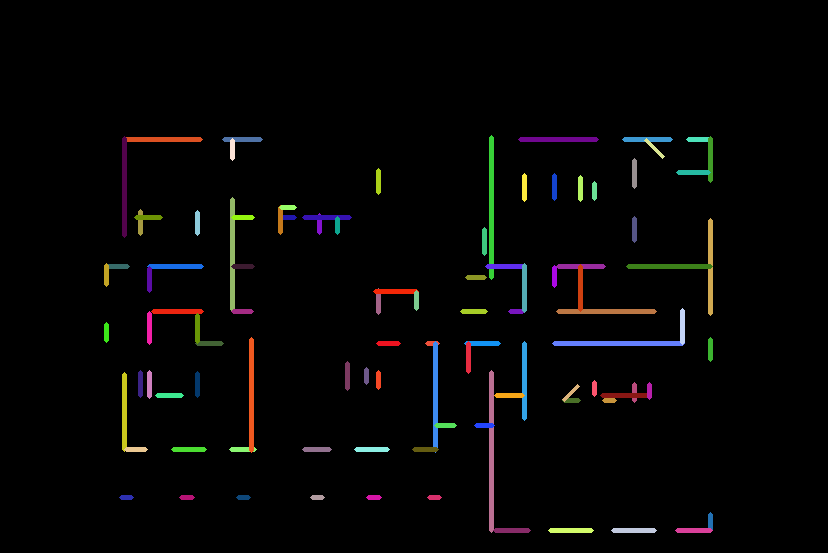
#> input picture Screenshots/Cleaned_lines/ada290-lvl1-li-bl-lg_1_1_union.png, 828 x 553 px; its folder holds 4 pictures in this run
$ python flipper.py
#> lines starting #> are read from the running program, lines starting #| are printed output that depends on the picture
import cv2 as cv
import os

input_path = "./Cleaned_lines/"
output_path = "./Flipped_bulk/"

images = os.listdir(input_path)

for img in images:
	image = cv.imread(input_path+img)
#> image is the input picture: shape (553, 828, 3); mean B, G, R 4.7, 4.9, 5.4
	t = cv.flip(image, 0)
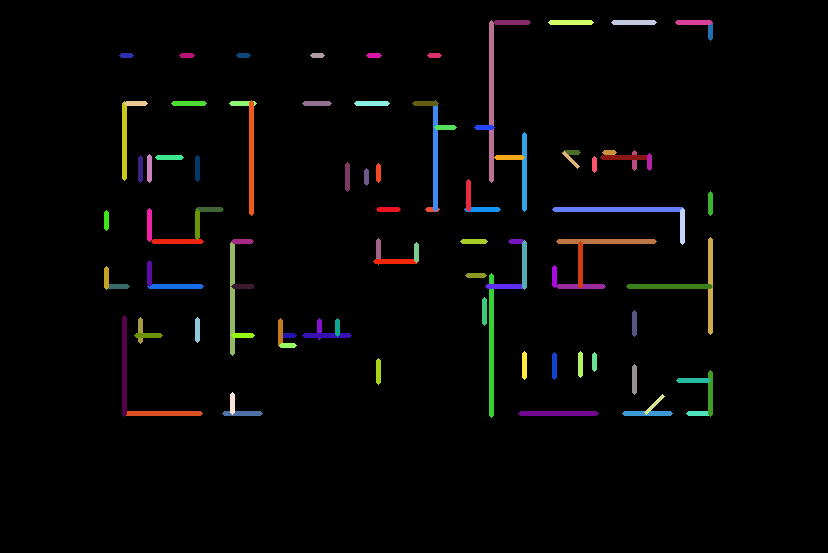
#> t: shape (553, 828, 3); mean B, G, R 4.7, 4.9, 5.4
	cv.imwrite(output_path+img, t)
#> pass 2 of the loop `for img in images:`:
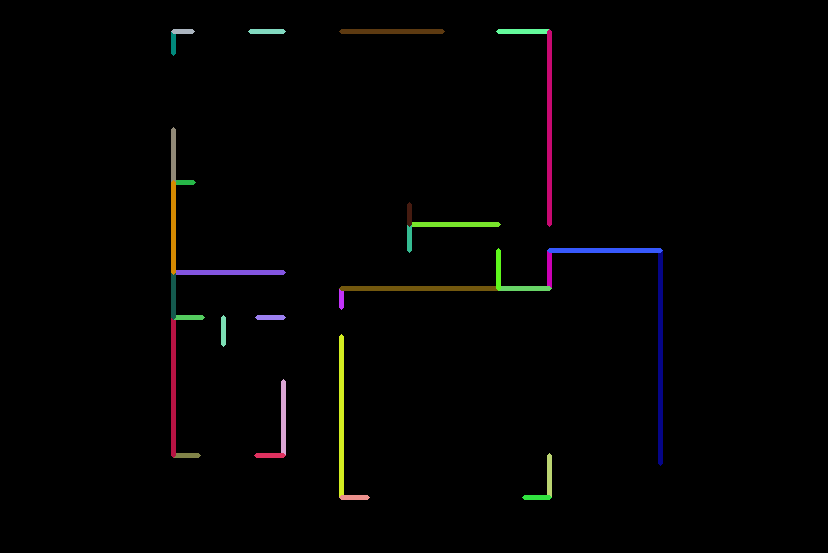
#> input picture Screenshots/Cleaned_lines/aha737-lvl1-li-bl-lg_3_intersections.png, 828 x 553 px
#> image is the input picture: shape (553, 828, 3); mean B, G, R 2.5, 2.6, 3
#> `t = cv.flip(image, 0)`:
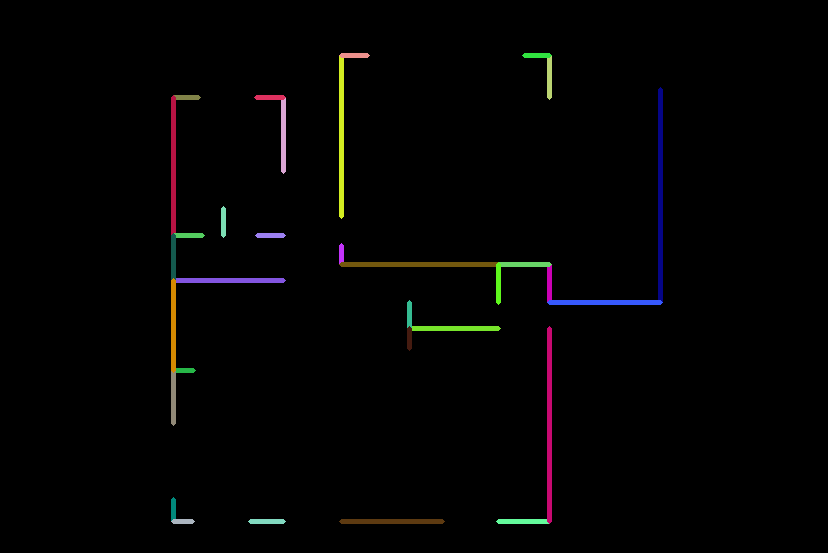
#> t: shape (553, 828, 3); mean B, G, R 2.5, 2.6, 3
#> pass 3 of the loop `for img in images:`:
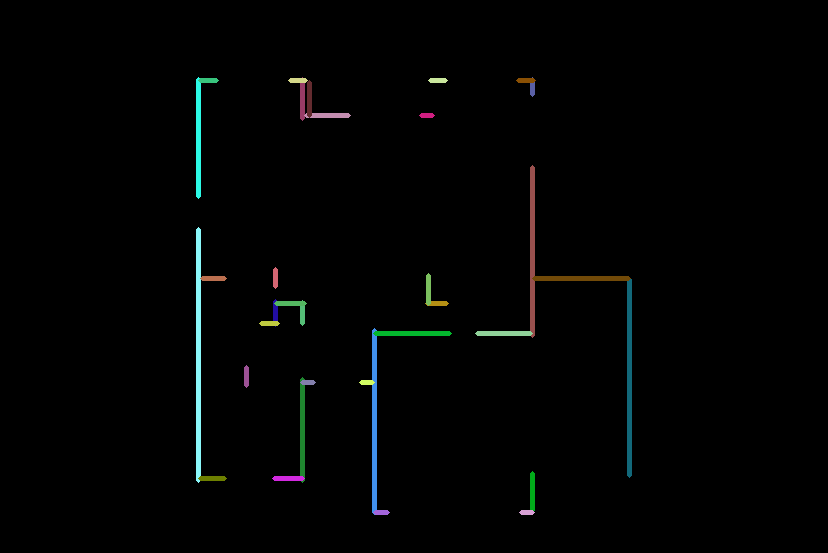
#> input picture Screenshots/Cleaned_lines/ahah993-lvl1-li-bl_1_union.png, 828 x 553 px
#> image is the input picture: shape (553, 828, 3); mean B, G, R 2.7, 2.9, 2
#> `t = cv.flip(image, 0)`:
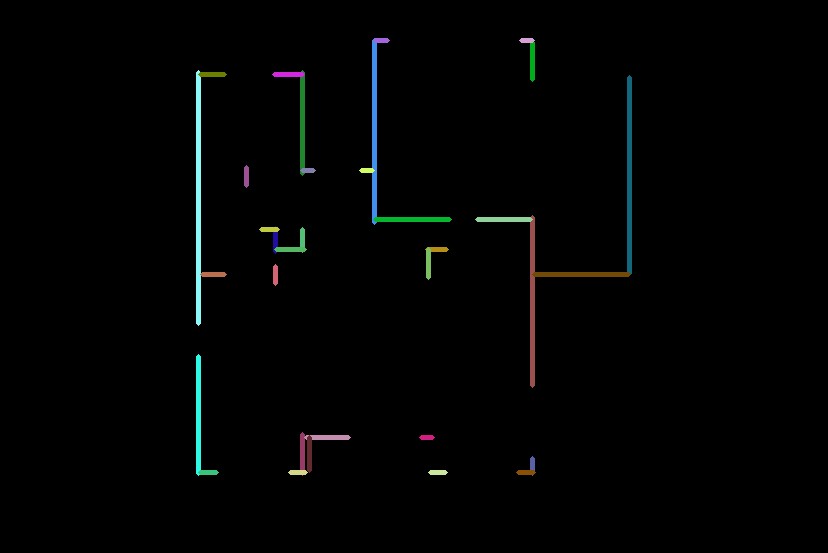
#> t: shape (553, 828, 3); mean B, G, R 2.7, 2.9, 2
#> the loop made 4 passes; the first 3 are shown
